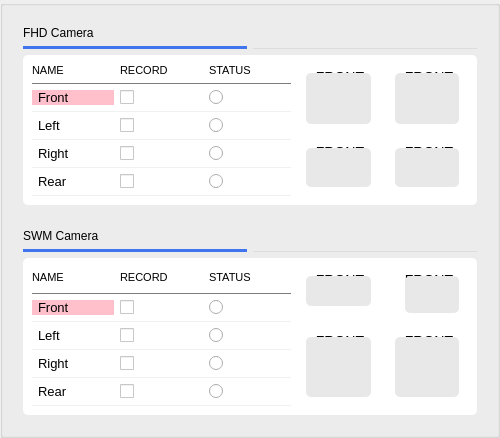
          <widget class="QGroupBox" name="centerContent_2">
           <property name="minimumSize">
            <size>
             <width>500</width>
             <height>0</height>
            </size>
           </property>
           <property name="title">
            <string/>
           </property>
           <layout class="QGridLayout" name="gridLayout_3">
            <item row="0" column="0">
             <widget class="QGroupBox" name="groupBox_19">
              <property name="styleSheet">
               <string notr="true">/*QGroupBox{
border-top:1px solid red;
margin-top:19px;
font-size:14px;
}
QGroupBox::title {
  subcontrol-origin: margin;
    subcontrol-position:left top; 
   padding:0;
	heiight:20px;
    background-color: transparent;
	border-bottom:4px solid red;
	visibility:hidden;
}*/

QGroupBox{
 	background-color: transparent;
	border:0;
}</string>
              </property>
              <property name="title">
               <string/>
              </property>
              <layout class="QGridLayout" name="gridLayout_5">
               <item row="0" column="0" colspan="2">
                <widget class="QLabel" name="label_59">
                 <property name="maximumSize">
                  <size>
                   <width>16777215</width>
                   <height>20</height>
                  </size>
                 </property>
                 <property name="styleSheet">
                  <string notr="true">font:14px 'Roboto';</string>
                 </property>
                 <property name="text">
                  <string>FHD Camera</string>
                 </property>
                </widget>
               </item>
               <item row="1" column="0">
                <widget class="Line" name="line_73">
                 <property name="styleSheet">
                  <string notr="true">background:#4175f0;
border:0;
width:25px;
height:4px;

</string>
                 </property>
                 <property name="orientation">
                  <enum>Qt::Horizontal</enum>
                 </property>
                </widget>
               </item>
               <item row="1" column="1">
                <widget class="Line" name="line_72">
                 <property name="styleSheet">
                  <string notr="true">background:transparent;
border-bottom:1px solid #dcdcdc;
</string>
                 </property>
                 <property name="orientation">
                  <enum>Qt::Horizontal</enum>
                 </property>
                </widget>
               </item>
               <item row="2" column="0" colspan="2">
                <widget class="QWidget" name="widget_23" native="true">
                 <property name="styleSheet">
                  <string notr="true">background:#ffffff;
border:0;
border-radius:5px;
font-size:13px;
</string>
                 </property>
                 <layout class="QGridLayout" name="gridLayout_6">
                  <item row="9" column="0" colspan="3">
                   <widget class="Line" name="line_78">
                    <property name="maximumSize">
                     <size>
                      <width>16777215</width>
                      <height>1</height>
                     </size>
                    </property>
                    <property name="styleSheet">
                     <string notr="true">background:#f0f0f0;</string>
                    </property>
                    <property name="orientation">
                     <enum>Qt::Horizontal</enum>
                    </property>
                   </widget>
                  </item>
                  <item row="0" column="3" rowspan="5">
                   <widget class="QGroupBox" name="groupBox_20">
                    <property name="styleSheet">
                     <string notr="true">QGroupBox{
font-size:14px;
border:0;
background:transparent;
}
QGroupBox::title {
  subcontrol-origin: margin;
    subcontrol-position:center top; 
   padding-top:5px;
	height:20px;

}</string>
                    </property>
                    <property name="title">
                     <string>FRONT</string>
                    </property>
                    <layout class="QGridLayout" name="gridLayout_26">
                     <item row="0" column="0">
                      <widget class="QWidget" name="widget_28" native="true">
                       <property name="styleSheet">
                        <string notr="true">background-color:#e8e8e8;</string>
                       </property>
                      </widget>
                     </item>
                    </layout>
                   </widget>
                  </item>
                  <item row="8" column="1">
                   <widget class="QCheckBox" name="cb_rear_fhd">
                    <property name="text">
                     <string/>
                    </property>
                   </widget>
                  </item>
                  <item row="2" column="1">
                   <widget class="QCheckBox" name="cb_front_fhd">
                    <property name="text">
                     <string/>
                    </property>
                   </widget>
                  </item>
                  <item row="0" column="4" rowspan="5">
                   <widget class="QGroupBox" name="groupBox_21">
                    <property name="styleSheet">
                     <string notr="true">QGroupBox{
font-size:14px;
border:0;
background:transparent;
}
QGroupBox::title {
  subcontrol-origin: margin;
    subcontrol-position:center top; 
   padding-top:5px;
	height:20px;

}</string>
                    </property>
                    <property name="title">
                     <string>FRONT</string>
                    </property>
                    <layout class="QGridLayout" name="gridLayout_27">
                     <item row="0" column="0">
                      <widget class="QWidget" name="widget_29" native="true">
                       <property name="styleSheet">
                        <string notr="true">background-color:#e8e8e8;</string>
                       </property>
                      </widget>
                     </item>
                    </layout>
                   </widget>
                  </item>
                  <item row="0" column="1">
                   <widget class="QLabel" name="lblTitle_41">
                    <property name="maximumSize">
                     <size>
                      <width>16777215</width>
                      <height>20</height>
                     </size>
                    </property>
                    <property name="styleSheet">
                     <string notr="true">font-size:11px;</string>
                    </property>
                    <property name="text">
                     <string>RECORD</string>
                    </property>
                   </widget>
                  </item>
                  <item row="8" column="2">
                   <widget class="QRadioButton" name="radioButton_49">
                    <property name="text">
                     <string/>
                    </property>
                   </widget>
                  </item>
                  <item row="4" column="1">
                   <widget class="QCheckBox" name="cb_left_fhd">
                    <property name="text">
                     <string/>
                    </property>
                   </widget>
                  </item>
                  <item row="2" column="0">
                   <widget class="QLabel" name="label_60">
                    <property name="styleSheet">
                     <string notr="true">background:pink;
border-radius:0;
padding-left:3px;
padding-right:3px;</string>
                    </property>
                    <property name="text">
                     <string>Front</string>
                    </property>
                   </widget>
                  </item>
                  <item row="1" column="0" colspan="3">
                   <widget class="Line" name="line_76">
                    <property name="maximumSize">
                     <size>
                      <width>16777215</width>
                      <height>1</height>
                     </size>
                    </property>
                    <property name="styleSheet">
                     <string notr="true">background:#7d7d7d;</string>
                    </property>
                    <property name="orientation">
                     <enum>Qt::Horizontal</enum>
                    </property>
                   </widget>
                  </item>
                  <item row="6" column="1">
                   <widget class="QCheckBox" name="cb_right_fhd">
                    <property name="text">
                     <string/>
                    </property>
                   </widget>
                  </item>
                  <item row="2" column="2">
                   <widget class="QRadioButton" name="radioButton_46">
                    <property name="text">
                     <string/>
                    </property>
                   </widget>
                  </item>
                  <item row="4" column="0">
                   <widget class="QLabel" name="label_61">
                    <property name="styleSheet">
                     <string notr="true">border-radius:0;
padding-left:3px;
padding-right:3px;</string>
                    </property>
                    <property name="text">
                     <string>Left</string>
                    </property>
                   </widget>
                  </item>
                  <item row="3" column="0" colspan="3">
                   <widget class="Line" name="line_74">
                    <property name="maximumSize">
                     <size>
                      <width>16777215</width>
                      <height>1</height>
                     </size>
                    </property>
                    <property name="styleSheet">
                     <string notr="true">background:#f0f0f0;</string>
                    </property>
                    <property name="orientation">
                     <enum>Qt::Horizontal</enum>
                    </property>
                   </widget>
                  </item>
                  <item row="8" column="0">
                   <widget class="QLabel" name="label_63">
                    <property name="styleSheet">
                     <string notr="true">border-radius:0;
padding-left:3px;
padding-right:3px;</string>
                    </property>
                    <property name="text">
                     <string>Rear</string>
                    </property>
                   </widget>
                  </item>
                  <item row="5" column="3" rowspan="5">
                   <widget class="QGroupBox" name="groupBox_23">
                    <property name="styleSheet">
                     <string notr="true">QGroupBox{
font-size:14px;
border:0;
background:transparent;
}
QGroupBox::title {
  subcontrol-origin: margin;
    subcontrol-position:center top; 
   padding-top:5px;
	height:20px;

}</string>
                    </property>
                    <property name="title">
                     <string>FRONT</string>
                    </property>
                    <layout class="QGridLayout" name="gridLayout_28">
                     <item row="0" column="0">
                      <widget class="QWidget" name="widget_31" native="true">
                       <property name="styleSheet">
                        <string notr="true">background-color:#e8e8e8;</string>
                       </property>
                      </widget>
                     </item>
                    </layout>
                   </widget>
                  </item>
                  <item row="0" column="0">
                   <widget class="QLabel" name="lblTitle_40">
                    <property name="styleSheet">
                     <string notr="true">font-size:11px;</string>
                    </property>
                    <property name="text">
                     <string>NAME</string>
                    </property>
                   </widget>
                  </item>
                  <item row="7" column="0" colspan="3">
                   <widget class="Line" name="line_77">
                    <property name="maximumSize">
                     <size>
                      <width>16777215</width>
                      <height>1</height>
                     </size>
                    </property>
                    <property name="styleSheet">
                     <string notr="true">background:#f0f0f0;</string>
                    </property>
                    <property name="orientation">
                     <enum>Qt::Horizontal</enum>
                    </property>
                   </widget>
                  </item>
                  <item row="4" column="2">
                   <widget class="QRadioButton" name="radioButton_47">
                    <property name="text">
                     <string/>
                    </property>
                   </widget>
                  </item>
                  <item row="5" column="4" rowspan="5">
                   <widget class="QGroupBox" name="groupBox_22">
                    <property name="styleSheet">
                     <string notr="true">QGroupBox{
font-size:14px;
border:0;
background:transparent;
}
QGroupBox::title {
  subcontrol-origin: margin;
    subcontrol-position:center top; 
   padding-top:5px;
	height:20px;

}</string>
                    </property>
                    <property name="title">
                     <string>FRONT</string>
                    </property>
                    <layout class="QGridLayout" name="gridLayout_32">
                     <item row="0" column="0">
                      <widget class="QWidget" name="widget_30" native="true">
                       <property name="styleSheet">
                        <string notr="true">background-color:#e8e8e8;</string>
                       </property>
                      </widget>
                     </item>
                    </layout>
                   </widget>
                  </item>
                  <item row="6" column="2">
                   <widget class="QRadioButton" name="radioButton_48">
                    <property name="text">
                     <string/>
                    </property>
                   </widget>
                  </item>
                  <item row="5" column="0" colspan="3">
                   <widget class="Line" name="line_75">
                    <property name="maximumSize">
                     <size>
                      <width>16777215</width>
                      <height>1</height>
                     </size>
                    </property>
                    <property name="styleSheet">
                     <string notr="true">background:#f0f0f0;</string>
                    </property>
                    <property name="orientation">
                     <enum>Qt::Horizontal</enum>
                    </property>
                   </widget>
                  </item>
                  <item row="6" column="0">
                   <widget class="QLabel" name="label_62">
                    <property name="styleSheet">
                     <string notr="true">border-radius:0;
padding-left:3px;
padding-right:3px;</string>
                    </property>
                    <property name="text">
                     <string>Right</string>
                    </property>
                   </widget>
                  </item>
                  <item row="0" column="2">
                   <widget class="QLabel" name="lblTitle_42">
                    <property name="styleSheet">
                     <string notr="true">font-size:11px;</string>
                    </property>
                    <property name="text">
                     <string>STATUS</string>
                    </property>
                   </widget>
                  </item>
                 </layout>
                </widget>
               </item>
              </layout>
             </widget>
            </item>
            <item row="1" column="0">
             <widget class="QGroupBox" name="groupBox_24">
              <property name="styleSheet">
               <string notr="true">/*QGroupBox{
border-top:1px solid red;
margin-top:19px;
font-size:14px;
}
QGroupBox::title {
  subcontrol-origin: margin;
    subcontrol-position:left top; 
   padding:0;
	heiight:20px;
    background-color: transparent;
	border-bottom:4px solid red;
	visibility:hidden;
}*/

QGroupBox{
 	background-color: transparent;
	border:0;
}</string>
              </property>
              <property name="title">
               <string/>
              </property>
              <layout class="QGridLayout" name="gridLayout_7">
               <item row="0" column="0" colspan="2">
                <widget class="QLabel" name="label_64">
                 <property name="maximumSize">
                  <size>
                   <width>16777215</width>
                   <height>20</height>
                  </size>
                 </property>
                 <property name="styleSheet">
                  <string notr="true">font:14px 'Roboto';</string>
                 </property>
                 <property name="text">
                  <string>SWM Camera</string>
                 </property>
                </widget>
               </item>
               <item row="1" column="0">
                <widget class="Line" name="line_80">
                 <property name="styleSheet">
                  <string notr="true">background:#4175f0;
border:0;
width:25px;
height:4px;

</string>
                 </property>
                 <property name="orientation">
                  <enum>Qt::Horizontal</enum>
                 </property>
                </widget>
               </item>
               <item row="1" column="1">
                <widget class="Line" name="line_79">
                 <property name="styleSheet">
                  <string notr="true">background:transparent;
border-bottom:1px solid #dcdcdc;
</string>
                 </property>
                 <property name="orientation">
                  <enum>Qt::Horizontal</enum>
                 </property>
                </widget>
               </item>
               <item row="2" column="0" colspan="2">
                <widget class="QWidget" name="widget_32" native="true">
                 <property name="styleSheet">
                  <string notr="true">background:#ffffff;
border:0;
border-radius:5px;
font-size:13px;
</string>
                 </property>
                 <layout class="QGridLayout" name="gridLayout_11">
                  <item row="4" column="0">
                   <widget class="QLabel" name="label_66">
                    <property name="styleSheet">
                     <string notr="true">border-radius:0;
padding-left:3px;
padding-right:3px;</string>
                    </property>
                    <property name="text">
                     <string>Left</string>
                    </property>
                   </widget>
                  </item>
                  <item row="7" column="0" colspan="3">
                   <widget class="Line" name="line_84">
                    <property name="maximumSize">
                     <size>
                      <width>16777215</width>
                      <height>1</height>
                     </size>
                    </property>
                    <property name="styleSheet">
                     <string notr="true">background:#f0f0f0;</string>
                    </property>
                    <property name="orientation">
                     <enum>Qt::Horizontal</enum>
                    </property>
                   </widget>
                  </item>
                  <item row="2" column="0">
                   <widget class="QLabel" name="label_65">
                    <property name="styleSheet">
                     <string notr="true">background:pink;
border-radius:0;
padding-left:3px;
padding-right:3px;</string>
                    </property>
                    <property name="text">
                     <string>Front</string>
                    </property>
                   </widget>
                  </item>
                  <item row="8" column="2">
                   <widget class="QRadioButton" name="radioButton_53">
                    <property name="text">
                     <string/>
                    </property>
                   </widget>
                  </item>
                  <item row="4" column="4" rowspan="6">
                   <widget class="QGroupBox" name="groupBox_27">
                    <property name="styleSheet">
                     <string notr="true">QGroupBox{
font-size:14px;
border:0;
background:transparent;
}
QGroupBox::title {
  subcontrol-origin: margin;
    subcontrol-position:center top; 
   padding-top:5px;
	height:20px;

}</string>
                    </property>
                    <property name="title">
                     <string>FRONT</string>
                    </property>
                    <layout class="QGridLayout" name="gridLayout_25">
                     <item row="0" column="0">
                      <widget class="QWidget" name="widget_35" native="true">
                       <property name="styleSheet">
                        <string notr="true">background-color:#e8e8e8;</string>
                       </property>
                      </widget>
                     </item>
                    </layout>
                   </widget>
                  </item>
                  <item row="6" column="1">
                   <widget class="QCheckBox" name="cb_right_svm">
                    <property name="text">
                     <string/>
                    </property>
                   </widget>
                  </item>
                  <item row="0" column="1">
                   <widget class="QLabel" name="lblTitle_44">
                    <property name="minimumSize">
                     <size>
                      <width>0</width>
                      <height>20</height>
                     </size>
                    </property>
                    <property name="maximumSize">
                     <size>
                      <width>16777215</width>
                      <height>20</height>
                     </size>
                    </property>
                    <property name="styleSheet">
                     <string notr="true">font-size:11px;</string>
                    </property>
                    <property name="text">
                     <string>RECORD</string>
                    </property>
                   </widget>
                  </item>
                  <item row="6" column="2">
                   <widget class="QRadioButton" name="radioButton_52">
                    <property name="text">
                     <string/>
                    </property>
                   </widget>
                  </item>
                  <item row="2" column="2">
                   <widget class="QRadioButton" name="radioButton_50">
                    <property name="text">
                     <string/>
                    </property>
                   </widget>
                  </item>
                  <item row="0" column="0">
                   <widget class="QLabel" name="lblTitle_43">
                    <property name="minimumSize">
                     <size>
                      <width>0</width>
                      <height>20</height>
                     </size>
                    </property>
                    <property name="maximumSize">
                     <size>
                      <width>16777215</width>
                      <height>20</height>
                     </size>
                    </property>
                    <property name="styleSheet">
                     <string notr="true">font-size:11px;</string>
                    </property>
                    <property name="text">
                     <string>NAME</string>
                    </property>
                   </widget>
                  </item>
                  <item row="0" column="2">
                   <widget class="QLabel" name="lblTitle_45">
                    <property name="minimumSize">
                     <size>
                      <width>0</width>
                      <height>20</height>
                     </size>
                    </property>
                    <property name="maximumSize">
                     <size>
                      <width>16777215</width>
                      <height>20</height>
                     </size>
                    </property>
                    <property name="styleSheet">
                     <string notr="true">font-size:11px;</string>
                    </property>
                    <property name="text">
                     <string>STATUS</string>
                    </property>
                   </widget>
                  </item>
                  <item row="8" column="0">
                   <widget class="QLabel" name="label_68">
                    <property name="styleSheet">
                     <string notr="true">border-radius:0;
padding-left:3px;
padding-right:3px;</string>
                    </property>
                    <property name="text">
                     <string>Rear</string>
                    </property>
                   </widget>
                  </item>
                  <item row="6" column="0">
                   <widget class="QLabel" name="label_67">
                    <property name="styleSheet">
                     <string notr="true">border-radius:0;
padding-left:3px;
padding-right:3px;</string>
                    </property>
                    <property name="text">
                     <string>Right</string>
                    </property>
                   </widget>
                  </item>
                  <item row="0" column="4" rowspan="4">
                   <widget class="QGroupBox" name="groupBox_26">
                    <property name="styleSheet">
                     <string notr="true">QGroupBox{
font-size:14px;
border:0;
background:transparent;
margin-left:10px;
}
QGroupBox::title {
  subcontrol-origin: margin;
    subcontrol-position:center top; 
   padding-top:5px;
	height:20px;


}</string>
                    </property>
                    <property name="title">
                     <string>FRONT</string>
                    </property>
                    <layout class="QGridLayout" name="gridLayout_24">
                     <item row="0" column="0">
                      <widget class="QWidget" name="widget_34" native="true">
                       <property name="styleSheet">
                        <string notr="true">background-color:#e8e8e8;</string>
                       </property>
                      </widget>
                     </item>
                    </layout>
                   </widget>
                  </item>
                  <item row="1" column="0" colspan="3">
                   <widget class="Line" name="line_83">
                    <property name="maximumSize">
                     <size>
                      <width>16777215</width>
                      <height>1</height>
                     </size>
                    </property>
                    <property name="styleSheet">
                     <string notr="true">background:#7d7d7d;</string>
                    </property>
                    <property name="orientation">
                     <enum>Qt::Horizontal</enum>
                    </property>
                   </widget>
                  </item>
                  <item row="9" column="0" colspan="3">
                   <widget class="Line" name="line_85">
                    <property name="maximumSize">
                     <size>
                      <width>16777215</width>
                      <height>1</height>
                     </size>
                    </property>
                    <property name="styleSheet">
                     <string notr="true">background:#f0f0f0;</string>
                    </property>
                    <property name="orientation">
                     <enum>Qt::Horizontal</enum>
                    </property>
                   </widget>
                  </item>
                  <item row="2" column="1">
                   <widget class="QCheckBox" name="cb_front_svm">
                    <property name="text">
                     <string/>
                    </property>
                   </widget>
                  </item>
                  <item row="4" column="2">
                   <widget class="QRadioButton" name="radioButton_51">
                    <property name="text">
                     <string/>
                    </property>
                   </widget>
                  </item>
                  <item row="5" column="0" colspan="3">
                   <widget class="Line" name="line_82">
                    <property name="maximumSize">
                     <size>
                      <width>16777215</width>
                      <height>1</height>
                     </size>
                    </property>
                    <property name="styleSheet">
                     <string notr="true">background:#f0f0f0;</string>
                    </property>
                    <property name="orientation">
                     <enum>Qt::Horizontal</enum>
                    </property>
                   </widget>
                  </item>
                  <item row="4" column="1">
                   <widget class="QCheckBox" name="cb_left_svm">
                    <property name="text">
                     <string/>
                    </property>
                   </widget>
                  </item>
                  <item row="8" column="1">
                   <widget class="QCheckBox" name="cb_rear_svm">
                    <property name="text">
                     <string/>
                    </property>
                   </widget>
                  </item>
                  <item row="3" column="0" colspan="3">
                   <widget class="Line" name="line_81">
                    <property name="maximumSize">
                     <size>
                      <width>16777215</width>
                      <height>1</height>
                     </size>
                    </property>
                    <property name="styleSheet">
                     <string notr="true">background:#f0f0f0;</string>
                    </property>
                    <property name="orientation">
                     <enum>Qt::Horizontal</enum>
                    </property>
                   </widget>
                  </item>
                  <item row="4" column="3" rowspan="6">
                   <widget class="QGroupBox" name="groupBox_28">
                    <property name="styleSheet">
                     <string notr="true">QGroupBox{
font-size:14px;
border:0;
background:transparent;
}
QGroupBox::title {
  subcontrol-origin: margin;
    subcontrol-position:center top; 
   padding-top:5px;
	height:20px;

}</string>
                    </property>
                    <property name="title">
                     <string>FRONT</string>
                    </property>
                    <layout class="QGridLayout" name="gridLayout_23">
                     <item row="0" column="0">
                      <widget class="QWidget" name="widget_36" native="true">
                       <property name="styleSheet">
                        <string notr="true">background-color:#e8e8e8;</string>
                       </property>
                      </widget>
                     </item>
                    </layout>
                   </widget>
                  </item>
                  <item row="0" column="3" rowspan="3">
                   <widget class="QGroupBox" name="groupBox_25">
                    <property name="styleSheet">
                     <string notr="true">QGroupBox{
font-size:14px;
border:0;
background:transparent;
}
QGroupBox::title {
  subcontrol-origin: margin;
    subcontrol-position:center top; 
   padding-top:5px;
	height:20px;

}</string>
                    </property>
                    <property name="title">
                     <string>FRONT</string>
                    </property>
                    <layout class="QGridLayout" name="gridLayout_30">
                     <item row="0" column="0">
                      <widget class="QWidget" name="widget_33" native="true">
                       <property name="styleSheet">
                        <string notr="true">background-color:#e8e8e8;</string>
                       </property>
                      </widget>
                     </item>
                    </layout>
                   </widget>
                  </item>
                 </layout>
                </widget>
               </item>
              </layout>
             </widget>
            </item>
           </layout>
          </widget>
